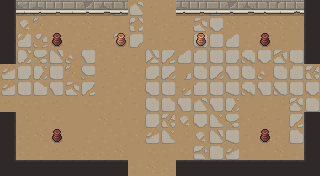

A 2D game scene composited from a Tiled map and its tileset images. What follows is a short description and the map's XML, with every tile layer's data as written:
An orthogonal 20x11 tile map with 16x16 px tiles, 6 tile layers (ground, dressing, decor, walls, ...), 3 tilesets and 12 objects (5x ENTRY, 5x ENEMY, 2x PROP).

<map version="1.10" tiledversion="1.10.2" orientation="orthogonal" renderorder="right-down" width="20" height="11" tilewidth="16" tileheight="16" infinite="0" nextlayerid="8" nextobjectid="13">
 <tileset firstgid="1" name="wall" tilewidth="16" tileheight="16" tilecount="176" columns="11">
  <image source="../../../gfx/tiles/crypt/walls_floor.png" width="176" height="256" />
 </tileset>
 <tileset firstgid="177" name="slabs" tilewidth="16" tileheight="16" tilecount="207" columns="9">
  <image source="../../../gfx/tiles/crypt/slabs.png" width="144" height="368" />
 </tileset>
 <tileset firstgid="384" name="objects" tilewidth="16" tileheight="16" tilecount="384" columns="24">
  <image source="../../../gfx/tiles/crypt/objects.png" width="384" height="256" />
 </tileset>
 <layer id="1" name="ground" width="20" height="11">
  <data encoding="csv">
376,371,380,159,159,157,160,383,361,160,151,152,158,353,158,161,161,164,158,161,
363,370,364,158,152,163,156,164,383,151,157,159,362,358,163,153,163,163,158,156,
335,368,363,156,156,159,157,364,342,153,152,153,338,334,377,156,153,151,162,163,
362,371,378,350,373,359,164,157,153,352,380,377,331,338,337,360,358,356,333,345,
376,337,366,338,364,379,159,151,152,347,357,381,330,357,359,330,373,330,344,382,
376,338,343,359,362,380,160,164,157,346,338,374,331,338,335,360,359,348,333,358,
159,152,164,159,161,152,164,158,153,330,341,359,361,359,366,161,156,151,353,336,
163,151,151,152,162,162,163,153,153,332,382,370,358,375,378,158,159,153,380,359,
157,157,163,161,162,156,156,164,158,376,375,151,370,350,335,153,151,157,341,370,
164,157,156,159,159,157,157,163,162,152,164,152,354,339,376,164,161,163,156,157,
160,156,153,156,162,158,160,151,164,163,157,153,381,332,370,153,160,158,159,156
</data>
 </layer>
 <layer id="2" name="dressing" width="20" height="11">
  <data encoding="csv">
0,0,0,0,0,0,0,0,0,0,0,0,0,0,0,0,0,0,0,0,
0,0,0,0,0,0,0,0,0,0,0,0,0,0,0,0,0,0,0,0,
0,0,0,0,0,0,0,0,0,0,0,0,0,0,0,0,0,0,0,0,
0,0,0,0,0,0,0,0,0,0,0,0,0,0,0,0,0,0,0,0,
0,0,0,0,0,0,0,0,0,0,0,0,0,0,0,0,0,0,0,0,
0,0,0,0,0,0,0,0,0,0,0,0,0,0,0,0,0,0,0,0,
0,0,0,0,0,0,0,0,0,0,0,0,0,0,0,0,0,0,0,0,
0,0,0,0,0,0,0,0,0,0,0,0,0,0,0,0,0,0,0,0,
0,0,0,0,0,0,0,0,0,0,0,0,0,0,0,0,0,0,0,0,
0,0,0,0,0,0,0,0,0,0,0,0,0,0,0,0,0,0,0,0,
0,0,0,0,0,0,0,0,0,0,0,0,0,0,0,0,0,0,0,0
</data>
 </layer>
 <layer id="3" name="decor" width="20" height="11">
  <data encoding="csv">
0,0,0,0,0,0,0,0,0,0,0,0,0,0,0,0,0,0,0,0,
0,0,0,0,0,0,0,0,0,0,0,0,0,0,0,0,0,0,0,0,
0,0,0,0,0,0,0,0,0,0,0,0,0,0,0,0,0,0,0,0,
0,0,0,0,0,0,0,0,0,0,0,0,0,0,0,0,0,0,0,0,
0,0,0,0,0,0,0,0,0,0,0,0,0,0,0,0,0,0,0,0,
0,0,0,0,0,0,0,0,0,0,0,0,0,0,0,0,0,0,0,0,
0,0,0,0,0,0,0,0,0,0,0,0,0,0,0,0,0,0,0,0,
0,0,0,0,0,0,0,0,0,0,0,0,0,0,0,0,0,0,0,0,
0,0,0,0,0,0,0,0,0,0,0,0,0,0,0,0,0,0,0,0,
0,0,0,0,0,0,0,0,0,0,0,0,0,0,0,0,0,0,0,0,
0,0,0,0,0,0,0,0,0,0,0,0,0,0,0,0,0,0,0,0
</data>
 </layer>
 <layer id="4" name="walls" width="20" height="11">
  <data encoding="csv">
123,196,197,198,199,200,201,202,0,0,0,197,198,199,200,201,202,203,195,125,
123,0,0,0,0,0,0,0,0,0,0,0,0,0,0,0,0,0,0,125,
123,0,0,0,0,0,0,0,0,0,0,0,0,0,0,0,0,0,0,125,
123,0,0,0,0,0,0,0,0,0,0,0,0,0,0,0,0,0,0,125,
0,0,0,0,0,0,0,0,0,0,0,0,0,0,0,0,0,0,0,0,
0,0,0,0,0,0,0,0,0,0,0,0,0,0,0,0,0,0,0,0,
0,0,0,0,0,0,0,0,0,0,0,0,0,0,0,0,0,0,0,0,
123,0,0,0,0,0,0,0,0,0,0,0,0,0,0,0,0,0,0,125,
123,0,0,0,0,0,0,0,0,0,0,0,0,0,0,0,0,0,0,125,
123,0,0,0,0,0,0,0,0,0,0,0,0,0,0,0,0,0,0,125,
134,135,135,135,135,135,135,135,0,0,0,135,135,135,135,135,135,135,135,136
</data>
 </layer>
 <layer id="5" name="props" width="20" height="11">
  <data encoding="csv">
0,0,0,0,0,0,0,0,0,0,0,0,0,0,0,0,0,0,0,0,
0,0,0,0,0,0,0,0,0,0,0,0,0,0,0,0,0,0,0,0,
0,0,0,448,0,0,0,472,0,0,0,0,472,0,0,0,448,0,0,0,
0,0,0,0,0,0,0,0,0,0,0,0,0,0,0,0,0,0,0,0,
0,0,0,0,0,0,0,0,0,0,0,0,0,0,0,0,0,0,0,0,
0,0,0,0,0,0,0,0,0,0,0,0,0,0,0,0,0,0,0,0,
0,0,0,0,0,0,0,0,0,0,0,0,0,0,0,0,0,0,0,0,
0,0,0,0,0,0,0,0,0,0,0,0,0,0,0,0,0,0,0,0,
0,0,0,448,0,0,0,0,0,0,0,0,0,0,0,0,448,0,0,0,
0,0,0,0,0,0,0,0,0,0,0,0,0,0,0,0,0,0,0,0,
0,0,0,0,0,0,0,0,0,0,0,0,0,0,0,0,0,0,0,0
</data>
 </layer>
 <layer id="6" name="overhead" width="20" height="11">
  <data encoding="csv">
0,0,0,0,0,0,0,0,0,0,0,0,0,0,0,0,0,0,0,0,
0,0,0,0,0,0,0,0,0,0,0,0,0,0,0,0,0,0,0,0,
0,0,0,0,0,0,0,0,0,0,0,0,0,0,0,0,0,0,0,0,
0,0,0,0,0,0,0,0,0,0,0,0,0,0,0,0,0,0,0,0,
0,0,0,0,0,0,0,0,0,0,0,0,0,0,0,0,0,0,0,0,
0,0,0,0,0,0,0,0,0,0,0,0,0,0,0,0,0,0,0,0,
0,0,0,0,0,0,0,0,0,0,0,0,0,0,0,0,0,0,0,0,
0,0,0,0,0,0,0,0,0,0,0,0,0,0,0,0,0,0,0,0,
0,0,0,0,0,0,0,0,0,0,0,0,0,0,0,0,0,0,0,0,
0,0,0,0,0,0,0,0,0,0,0,0,0,0,0,0,0,0,0,0,
0,0,0,0,0,0,0,0,0,0,0,0,0,0,0,0,0,0,0,0
</data>
 </layer>
 <objectgroup id="7" name="spawns">
  <object id="1" name="UP" type="ENTRY" x="152" y="24" />
  <object id="2" name="DOWN" type="ENTRY" x="152" y="152" />
  <object id="3" name="LEFT" type="ENTRY" x="24" y="88" />
  <object id="4" name="RIGHT" type="ENTRY" x="296" y="88" />
  <object id="5" name="" type="ENTRY" x="168" y="88" />
  <object id="6" name="" type="ENEMY" x="152" y="120" />
  <object id="7" name="" type="ENEMY" x="72" y="120" />
  <object id="8" name="" type="ENEMY" x="120" y="88" />
  <object id="9" name="" type="ENEMY" x="72" y="56" />
  <object id="10" name="" type="ENEMY" x="248" y="56" />
  <object id="11" name="torch" type="PROP" x="56" y="168" />
  <object id="12" name="torch" type="PROP" x="264" y="168" />
 </objectgroup>
</map>
